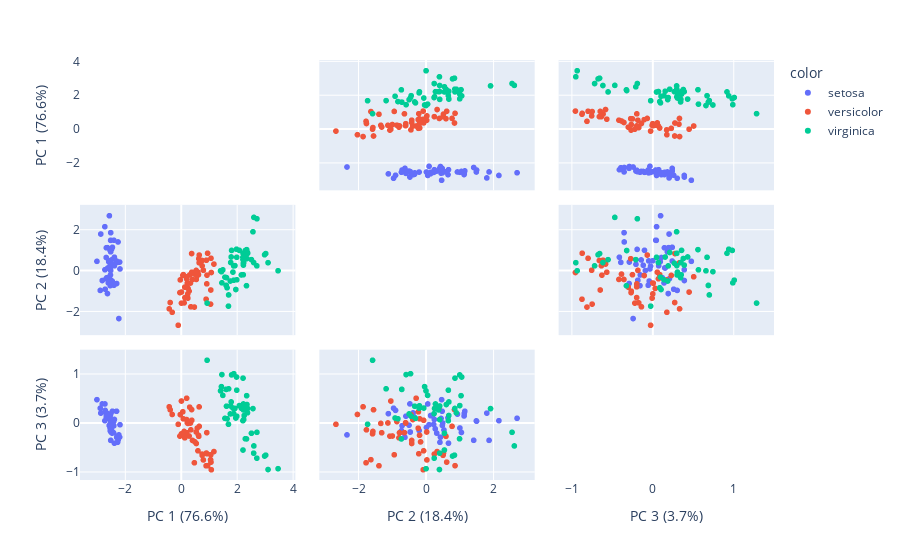

The notebook cell this image was saved under:
### Markdown cell above
Test with Iris flower dataset

### Code cell
data = px.data.iris()
color_feat = "species"

features = [feat for feat in data.columns if feat != color_feat]
pca_df, explained_variances = compute_pca(data[features], 3)

plot_pca(pca_df, explained_variances, data[color_feat])
